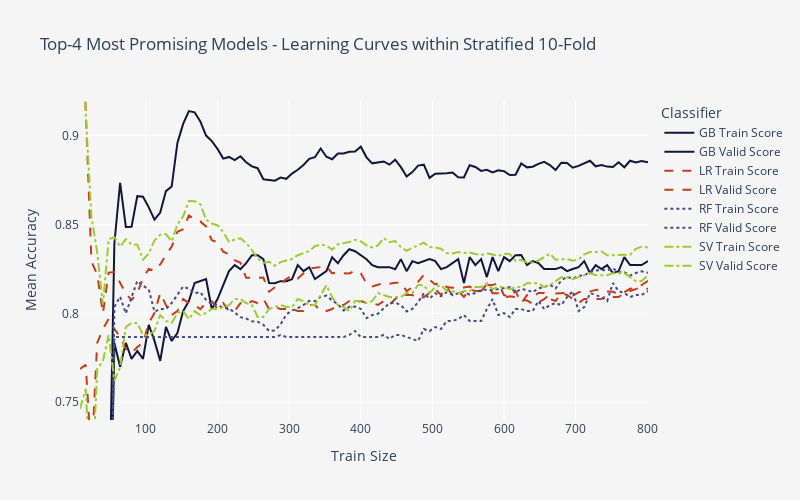

The notebook cell saved with this chart:
### Code cell
fig = px.line(
    data_frame=learning_curves,
    height=500,
    width=800,
    x="Train Size",
    y=learning_curves.columns.difference(["Train Size"]),
    range_y=(0.74, 0.92),
    labels={"variable": "Classifier", "value": "Mean Accuracy"},
    title="Top-4 Most Promising Models - Learning Curves within Stratified 10-Fold",
    color="variable",
    line_dash="variable",
    color_discrete_sequence=[
        "#0f173b",
        "#0f173b",
        "#c73c1a",
        "#c73c1a",
        "#454d82",
        "#454d82",
        "yellowgreen",
        "yellowgreen",
    ],
    line_dash_sequence=[
        "solid",
        "solid",
        "dash",
        "dash",
        "dot",
        "dot",
        "dashdot",
        "dashdot",
    ],
)
fig.update_layout(
    plot_bgcolor=BACKGROUND_COLOR,
    paper_bgcolor=BACKGROUND_COLOR,
)
fig.show()
